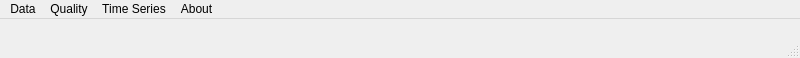
<?xml version="1.0" encoding="UTF-8"?>
<ui version="4.0">
 <class>MainWindow</class>
 <widget class="QMainWindow" name="MainWindow">
  <property name="geometry">
   <rect>
    <x>0</x>
    <y>0</y>
    <width>800</width>
    <height>58</height>
   </rect>
  </property>
  <property name="windowTitle">
   <string>TATSSI</string>
  </property>
  <widget class="QWidget" name="centralwidget"/>
  <widget class="QMenuBar" name="menubar">
   <property name="geometry">
    <rect>
     <x>0</x>
     <y>0</y>
     <width>800</width>
     <height>20</height>
    </rect>
   </property>
   <widget class="QMenu" name="menuDownloaders">
    <property name="title">
     <string>Data</string>
    </property>
    <addaction name="actionTranslator"/>
    <addaction name="actionDownloaders"/>
   </widget>
   <widget class="QMenu" name="menuQuality">
    <property name="title">
     <string>Quality</string>
    </property>
    <addaction name="actionAnalytics"/>
   </widget>
   <widget class="QMenu" name="menuTime_Series">
    <property name="title">
     <string>Time Series</string>
    </property>
    <addaction name="actionSmoothing"/>
    <addaction name="actionAnalysis"/>
   </widget>
   <widget class="QMenu" name="menuAbout">
    <property name="title">
     <string>About</string>
    </property>
   </widget>
   <addaction name="menuDownloaders"/>
   <addaction name="menuQuality"/>
   <addaction name="menuTime_Series"/>
   <addaction name="menuAbout"/>
  </widget>
  <widget class="QStatusBar" name="statusbar"/>
  <action name="actionTranslator">
   <property name="text">
    <string>Translator</string>
   </property>
  </action>
  <action name="actionDownloaders">
   <property name="text">
    <string>Downloaders</string>
   </property>
  </action>
  <action name="actionAnalytics">
   <property name="text">
    <string>Analytics</string>
   </property>
  </action>
  <action name="actionSmoothing">
   <property name="text">
    <string>Smoothing</string>
   </property>
  </action>
  <action name="actionAnalysis">
   <property name="text">
    <string>Analysis</string>
   </property>
  </action>
 </widget>
 <resources/>
 <connections/>
</ui>
